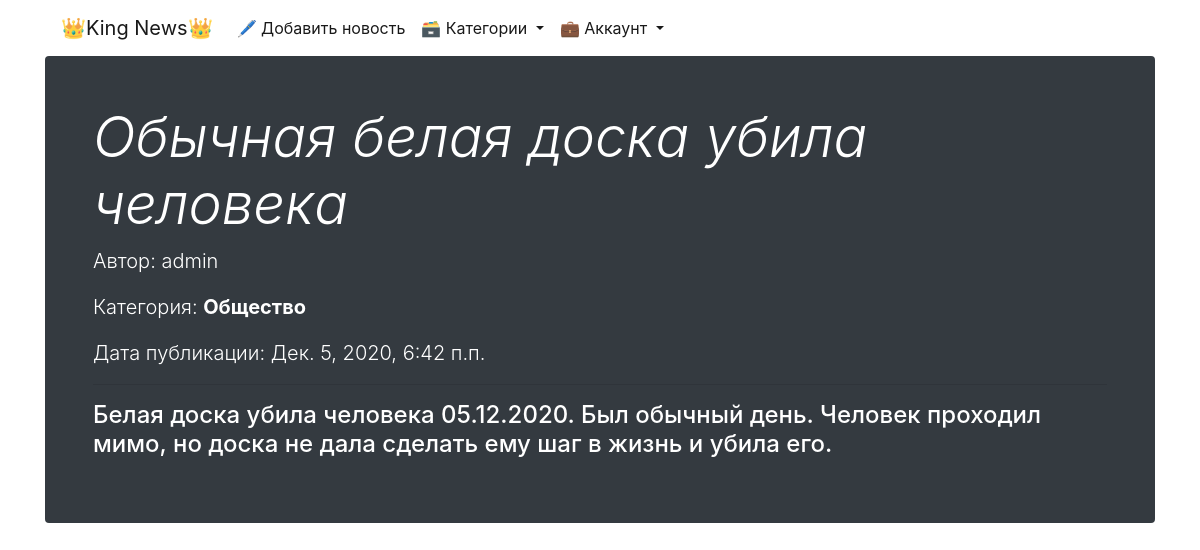
The page /news/1/ on the database its author committed.
### news/models.py (models this page shows, shortened)
class News(models.Model):
    author = models.ForeignKey(User, on_delete=models.PROTECT, verbose_name='автор', default=None)
    title = models.CharField(max_length=150, verbose_name='заголовок')
    content = models.TextField(verbose_name='текст')
    created_at = models.DateTimeField(auto_now_add=True, verbose_name='дата создания')
    updated_at = models.DateTimeField(auto_now=True, verbose_name='дата обновления')
    photo = models.ImageField(upload_to='photos/%Y/%m/%d/', verbose_name='постер', default='photos/default.svg')
    is_published = models.BooleanField(default=True, verbose_name='статус публикации')
    category = models.ForeignKey('Category', on_delete=models.PROTECT, verbose_name='категория', db_index=True, default=None)
    audio = models.FileField(upload_to='audio/%Y/%m/%d/', verbose_name='аудио', blank=True)
    class Meta:
        verbose_name = 'новость'
        verbose_name_plural = 'новости'
        ordering = ['created_at', 'title']

class Category(models.Model):
    title = models.CharField(max_length=150, verbose_name='заголовок', unique=True)
    class Meta:
        verbose_name = 'категория'
        verbose_name_plural = 'категории'
        ordering = ['title']
    def get_absolute_url(self):
        return reverse('news:detail_category', kwargs={'category_id': self.pk})

### news/views.py (the view)
# urls.py: path('<int:pk>/', DetailNews.as_view(), name='detail_news'),
class DetailNews(DetailView):
    model = News
    template_name = 'news/detail_news.html'
    context_object_name = 'detail_news'
    def get_queryset(self):
        return News.objects.filter(pk=self.kwargs['pk'], is_published=True)

### news/templatetags/news_tags.py (called while the page is built)
@register.simple_tag(name='get_list_category')
def get_categories():
    categories = Category.objects.annotate(cnt=Count('news', filter=F('news__is_published')))
    return categories

### news/templates/news/detail_news.html (shortened to what this page needs)
{% extends 'base.html' %}
{% block content %}
    <div class="jumbotron p-4 p-md-5 text-white rounded bg-dark">
        <h1 class="display-4 font-italic">{{ detail_news.title }}</h1>
        <p class="lead mb-">Автор: {{ detail_news.author }}</p>
        <p class="lead mb-">Категория: <a href="{{ detail_news.category.get_absolute_url }}"
                                          class="text-white font-weight-bold">{{ detail_news.category.title }}</a></p>
        <p class="lead mb-">Дата публикации: {{ detail_news.created_at }}</p>
        <hr style="color: #ffffff;">
        <h4 class="display-5">{{ detail_news.content|safe }}</h4>
    </div>
{% endblock %}

### rows shown on the page
News: title "Обычная белая доска убила человека", author "admin", category "Общество", created_at "Дек. 5, 2020, 6:42 п.п.", content "Белая доска убила человека 05.12.2020. Был обычный день. Человек проходил мимо, но доска не дала сделать ему шаг в жизнь и убила его."
